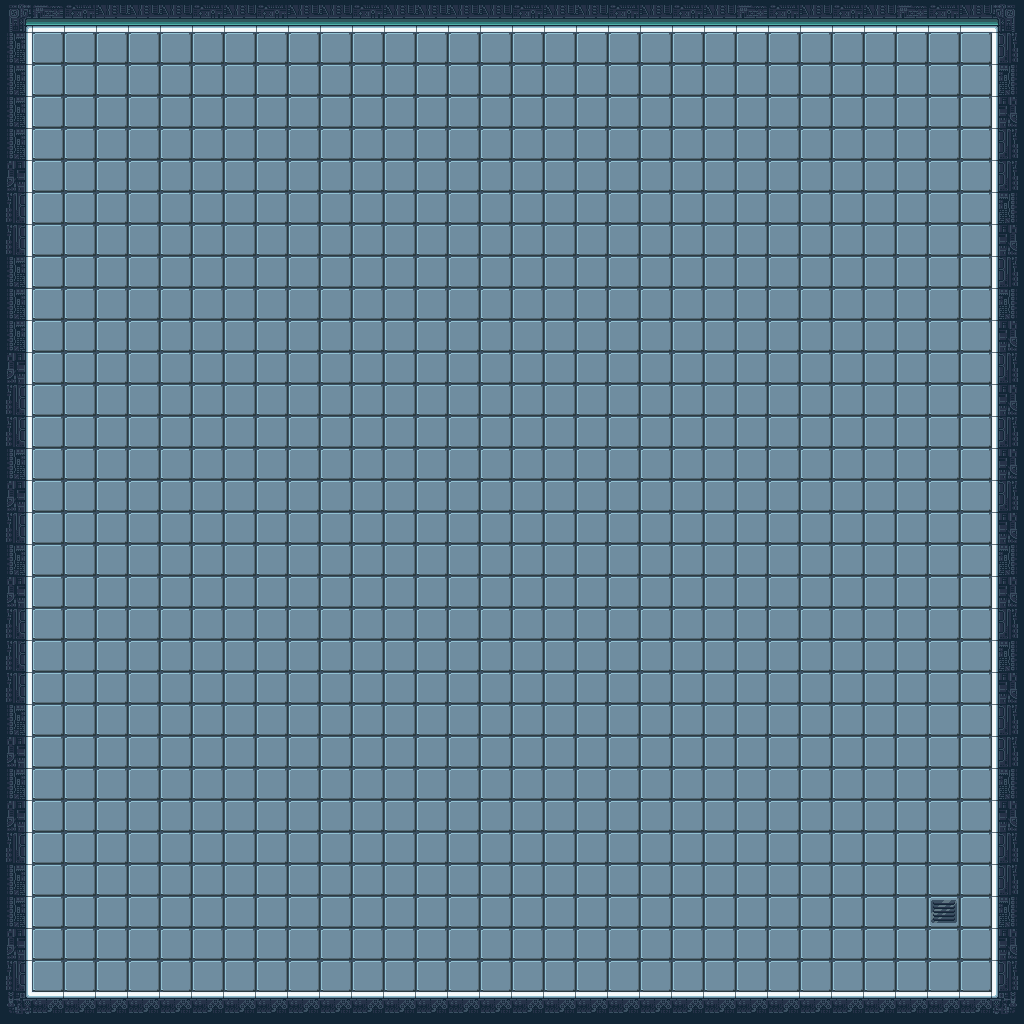

This is a level from a 2D game, rendered from its Tiled map with the project's own tilesets. A one-line summary and the complete map file follow:
An orthogonal 32x32 tile map with 32x32 px tiles, 2 tile layers (Background, Walls) and 5 objects.

<map version="1.5" tiledversion="2021.03.23" orientation="orthogonal" renderorder="right-down" width="32" height="32" tilewidth="32" tileheight="32" infinite="0" nextlayerid="4" nextobjectid="6">
 <tileset firstgid="1" source="lab.tsx" />
 <layer id="2" name="Background" width="32" height="32">
  <data encoding="csv">
0,0,0,0,0,0,0,0,0,0,0,0,0,0,0,0,0,0,0,0,0,0,0,0,0,0,0,0,0,0,0,0,
0,31,31,31,31,31,31,31,31,31,31,31,31,31,31,31,31,31,31,31,31,31,31,31,31,31,31,31,31,31,31,0,
0,31,31,31,31,31,31,31,31,31,31,31,31,31,31,31,31,31,31,31,31,31,31,31,31,31,31,31,31,31,31,0,
0,31,31,31,31,31,31,31,31,31,31,31,31,31,31,31,31,31,31,31,31,31,31,31,31,31,31,31,31,31,31,0,
0,31,31,31,31,31,31,31,31,31,31,31,31,31,31,31,31,31,31,31,31,31,31,31,31,31,31,31,31,31,31,0,
0,31,31,31,31,31,31,31,31,31,31,31,31,31,31,31,31,31,31,31,31,31,31,31,31,31,31,31,31,31,31,0,
0,31,31,31,31,31,31,31,31,31,31,31,31,31,31,31,31,31,31,31,31,31,31,31,31,31,31,31,31,31,31,0,
0,31,31,31,31,31,31,31,31,31,31,31,31,31,31,31,31,31,31,31,31,31,31,31,31,31,31,31,31,31,31,0,
0,31,31,31,31,31,31,31,31,31,31,31,31,31,31,31,31,31,31,31,31,31,31,31,31,31,31,31,31,31,31,0,
0,31,31,31,31,31,31,31,31,31,31,31,31,31,31,31,31,31,31,31,31,31,31,31,31,31,31,31,31,31,31,0,
0,31,31,31,31,31,31,31,31,31,31,31,31,31,31,31,31,31,31,31,31,31,31,31,31,31,31,31,31,31,31,0,
0,31,31,31,31,31,31,31,31,31,31,31,31,31,31,31,31,31,31,31,31,31,31,31,31,31,31,31,31,31,31,0,
0,31,31,31,31,31,31,31,31,31,31,31,31,31,31,31,31,31,31,31,31,31,31,31,31,31,31,31,31,31,31,0,
0,31,31,31,31,31,31,31,31,31,31,31,31,31,31,31,31,31,31,31,31,31,31,31,31,31,31,31,31,31,31,0,
0,31,31,31,31,31,31,31,31,31,31,31,31,31,31,31,31,31,31,31,31,31,31,31,31,31,31,31,31,31,31,0,
0,31,31,31,31,31,31,31,31,31,31,31,31,31,31,31,31,31,31,31,31,31,31,31,31,31,31,31,31,31,31,0,
0,31,31,31,31,31,31,31,31,31,31,31,31,31,31,31,31,31,31,31,31,31,31,31,31,31,31,31,31,31,31,0,
0,31,31,31,31,31,31,31,31,31,31,31,31,31,31,31,31,31,31,31,31,31,31,31,31,31,31,31,31,31,31,0,
0,31,31,31,31,31,31,31,31,31,31,31,31,31,31,31,31,31,31,31,31,31,31,31,31,31,31,31,31,31,31,0,
0,31,31,31,31,31,31,31,31,31,31,31,31,31,31,31,31,31,31,31,31,31,31,31,31,31,31,31,31,31,31,0,
0,31,31,31,31,31,31,31,31,31,31,31,31,31,31,31,31,31,31,31,31,31,31,31,31,31,31,31,31,31,31,0,
0,31,31,31,31,31,31,31,31,31,31,31,31,31,31,31,31,31,31,31,31,31,31,31,31,31,31,31,31,31,31,0,
0,31,31,31,31,31,31,31,31,31,31,31,31,31,31,31,31,31,31,31,31,31,31,31,31,31,31,31,31,31,31,0,
0,31,31,31,31,31,31,31,31,31,31,31,31,31,31,31,31,31,31,31,31,31,31,31,31,31,31,31,31,31,31,0,
0,31,31,31,31,31,31,31,31,31,31,31,31,31,31,31,31,31,31,31,31,31,31,31,31,31,31,31,31,31,31,0,
0,31,31,31,31,31,31,31,31,31,31,31,31,31,31,31,31,31,31,31,31,31,31,31,31,31,31,31,31,31,31,0,
0,31,31,31,31,31,31,31,31,31,31,31,31,31,31,31,31,31,31,31,31,31,31,31,31,31,31,31,31,31,31,0,
0,31,31,31,31,31,31,31,31,31,31,31,31,31,31,31,31,31,31,31,31,31,31,31,31,31,31,31,31,31,31,0,
0,31,31,31,31,31,31,31,31,31,31,31,31,31,31,31,31,31,31,31,31,31,31,31,31,31,31,31,31,31,31,0,
0,31,31,31,31,31,31,31,31,31,31,31,31,31,31,31,31,31,31,31,31,31,31,31,31,31,31,31,31,31,31,0,
0,31,31,31,31,31,31,31,31,31,31,31,31,31,31,31,31,31,31,31,31,31,31,31,31,31,31,31,31,31,31,0,
0,0,0,0,0,0,0,0,0,0,0,0,0,0,0,0,0,0,0,0,0,0,0,0,0,0,0,0,0,0,0,0
</data>
 </layer>
 <layer id="1" name="Walls" width="32" height="32">
  <data encoding="csv">
15,76,77,78,78,78,77,78,77,78,78,77,78,78,78,78,77,78,78,77,78,77,78,76,77,78,77,78,76,77,78,16,
52,0,0,0,0,0,0,0,0,0,0,0,0,0,0,0,0,0,0,0,0,0,0,0,0,0,0,0,0,0,0,66,
52,0,0,0,0,0,0,0,0,0,0,0,0,0,0,0,0,0,0,0,0,0,0,0,0,0,0,0,0,0,0,48,
52,0,0,0,0,0,0,0,0,0,0,0,0,0,0,0,0,0,0,0,0,0,0,0,0,0,0,0,0,0,0,57,
52,0,0,0,0,0,0,0,0,0,0,0,0,0,0,0,0,0,0,0,0,0,0,0,0,0,0,0,0,0,0,66,
61,0,0,0,0,0,0,0,0,0,0,0,0,0,0,0,0,0,0,0,0,0,0,0,0,0,0,0,0,0,0,66,
70,0,0,0,0,0,0,0,0,0,0,0,0,0,0,0,0,0,0,0,0,0,0,0,0,0,0,0,0,0,0,48,
70,0,0,0,0,0,0,0,0,0,0,0,0,0,0,0,0,0,0,0,0,0,0,0,0,0,0,0,0,0,0,57,
52,0,0,0,0,0,0,0,0,0,0,0,0,0,0,0,0,0,0,0,0,0,0,0,0,0,0,0,0,0,0,66,
52,0,0,0,0,0,0,0,0,0,0,0,0,0,0,0,0,0,0,0,0,0,0,0,0,0,0,0,0,0,0,48,
52,0,0,0,0,0,0,0,0,0,0,0,0,0,0,0,0,0,0,0,0,0,0,0,0,0,0,0,0,0,0,57,
61,0,0,0,0,0,0,0,0,0,0,0,0,0,0,0,0,0,0,0,0,0,0,0,0,0,0,0,0,0,0,66,
70,0,0,0,0,0,0,0,0,0,0,0,0,0,0,0,0,0,0,0,0,0,0,0,0,0,0,0,0,0,0,57,
70,0,0,0,0,0,0,0,0,0,0,0,0,0,0,0,0,0,0,0,0,0,0,0,0,0,0,0,0,0,0,66,
52,0,0,0,0,0,0,0,0,0,0,0,0,0,0,0,0,0,0,0,0,0,0,0,0,0,0,0,0,0,0,57,
61,0,0,0,0,0,0,0,0,0,0,0,0,0,0,0,0,0,0,0,0,0,0,0,0,0,0,0,0,0,0,66,
70,0,0,0,0,0,0,0,0,0,0,0,0,0,0,0,0,0,0,0,0,0,0,0,0,0,0,0,0,0,0,57,
52,0,0,0,0,0,0,0,0,0,0,0,0,0,0,0,0,0,0,0,0,0,0,0,0,0,0,0,0,0,0,48,
61,0,0,0,0,0,0,0,0,0,0,0,0,0,0,0,0,0,0,0,0,0,0,0,0,0,0,0,0,0,0,57,
70,0,0,0,0,0,0,0,0,0,0,0,0,0,0,0,0,0,0,0,0,0,0,0,0,0,0,0,0,0,0,66,
70,0,0,0,0,0,0,0,0,0,0,0,0,0,0,0,0,0,0,0,0,0,0,0,0,0,0,0,0,0,0,48,
70,0,0,0,0,0,0,0,0,0,0,0,0,0,0,0,0,0,0,0,0,0,0,0,0,0,0,0,0,0,0,57,
52,0,0,0,0,0,0,0,0,0,0,0,0,0,0,0,0,0,0,0,0,0,0,0,0,0,0,0,0,0,0,66,
61,0,0,0,0,0,0,0,0,0,0,0,0,0,0,0,0,0,0,0,0,0,0,0,0,0,0,0,0,0,0,66,
52,0,0,0,0,0,0,0,0,0,0,0,0,0,0,0,0,0,0,0,0,0,0,0,0,0,0,0,0,0,0,48,
61,0,0,0,0,0,0,0,0,0,0,0,0,0,0,0,0,0,0,0,0,0,0,0,0,0,0,0,0,0,0,57,
70,0,0,0,0,0,0,0,0,0,0,0,0,0,0,0,0,0,0,0,0,0,0,0,0,0,0,0,0,0,0,66,
52,0,0,0,0,0,0,0,0,0,0,0,0,0,0,0,0,0,0,0,0,0,0,0,0,0,0,0,0,0,0,66,
52,0,0,0,0,0,0,0,0,0,0,0,0,0,0,0,0,0,0,0,0,0,0,0,0,0,0,0,0,22,0,48,
61,0,0,0,0,0,0,0,0,0,0,0,0,0,0,0,0,0,0,0,0,0,0,0,0,0,0,0,0,0,0,57,
70,0,0,0,0,0,0,0,0,0,0,0,0,0,0,0,0,0,0,0,0,0,0,0,0,0,0,0,0,0,0,66,
24,41,41,41,41,41,41,41,41,41,41,41,41,41,41,41,41,41,41,41,41,41,41,41,41,41,41,41,41,41,41,25
</data>
 </layer>
 <objectgroup id="3" name="collision">
  <object id="1" x="992" y="25.1136" width="32" height="998.72" />
  <object id="2" x="0.0681818" y="992.125" width="991.932" height="31.875" />
  <object id="3" x="-0.00568182" y="-0.127121" width="32" height="992.08" />
  <object id="4" x="32.034" y="0.0625" width="991.932" height="31.875" />
  <object id="5" x="928" y="896" width="32" height="32" />
 </objectgroup>
</map>
